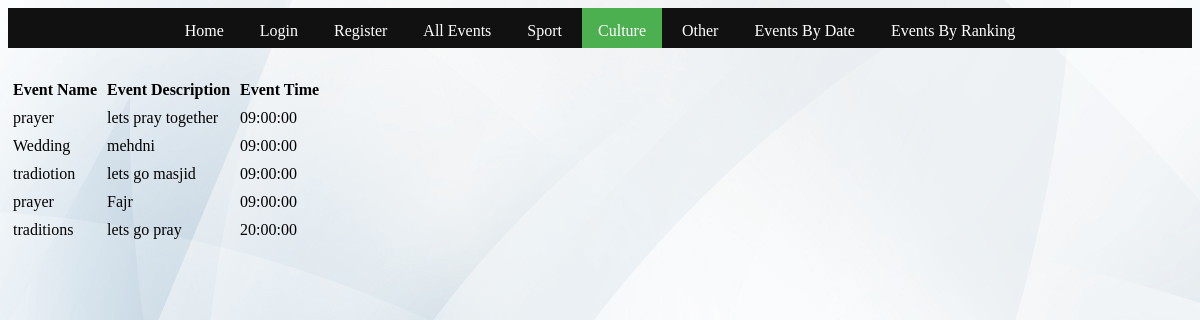
The page /culture.php on the database its author committed.
### tables this page shows
CREATE TABLE `event` (
  `id` int(10) UNSIGNED NOT NULL COMMENT 'NOT NULL',
  `category` enum('sport','culture','other') NOT NULL,
  `event_name` varchar(15) NOT NULL,
  `event_time` time NOT NULL,
  `event_date` date DEFAULT NULL,
  `event_description` text NOT NULL,
  `event_place` varchar(25) NOT NULL,
  `event_pic` blob,
  `event_ranking` enum('1','2','3','4','5') NOT NULL,
  `organiser_id` int(10) NOT NULL COMMENT 'NOT NULL'
);

### culture.php (the view, shortened to what this page needs)
<html >
<head>
</head>
<body background = "/Coursework/images/WB.gif">
<ul>
  <li><a href="/CRW/Home.html">Home</a></li>
  <li><a href="/CRW/Login.php">Login</a></li>
  <li><a href="/CRW/RegForm.php">Register</a></li>
  <li><a href="/CRW/events.php">All Events</a></li>
  <li><a href="/CRW/sports.php">Sport</a></li>
  <li><a class="active" href="/CRW/culture.php">Culture</a></li>
  <li><a href="/CRW/other.php">Other</a></li>
   <li><a href="/CRW/EBD.php">Events By Date</a></li>
     <li><a href="/CRW/EBR.php">Events By Ranking</a></li>
</ul>
<br>
<?php
	try{
		$db = new PDO("mysql:dbname=coursework;host=localhost", "root", "");
		$db->setAttribute(PDO::ATTR_ERRMODE, PDO::ERRMODE_EXCEPTION);
?>
	<table cellspacing="0"  cellpadding="5">
	<tr><th>Event Name</th> <th >Event Description</th> <th >Event Time</th> <th > </th><th ></tr>
<?php
		$rows=$db->query("select event_name, event_description, event_time from event where category='culture' ");
		foreach ($rows as $row) {
			echo "</td><td >" . $row['event_name']. "</td><td >" .$row['event_description']. "</td><td >" . $row['event_time']. "</td><td >" ."</td></tr>\n";
		}
		echo "</table> <br>";
	} catch (PDOException $ex){
		echo "Sorry, a database error occurred. Please try again.<br> ";
		echo "Error details:". $ex->getMessage();
	}
?>
</body>
</html>

### culture.php (style rules this page uses)
ul { list-style-type: none; text-align: center; margin-bottom: 10px; width: 100%; height:40px; padding: 0; overflow: hidden; background-color: #111; }
li { float: none; display: inline-block; }
li a { display: inline-block; color: white; text-align: center; padding: 14px 16px; text-decoration: none; }
.active { background-color: #4CAF50; }

### rows shown on the page
event: event_name "prayer", event_description "lets pray together", event_time "09:00:00"
event: event_name "Wedding", event_description "mehdni", event_time "09:00:00"
event: event_name "tradiotion", event_description "lets go masjid", event_time "09:00:00"
event: event_name "prayer", event_description "Fajr", event_time "09:00:00"
event: event_name "traditions", event_description "lets go pray", event_time "20:00:00"
